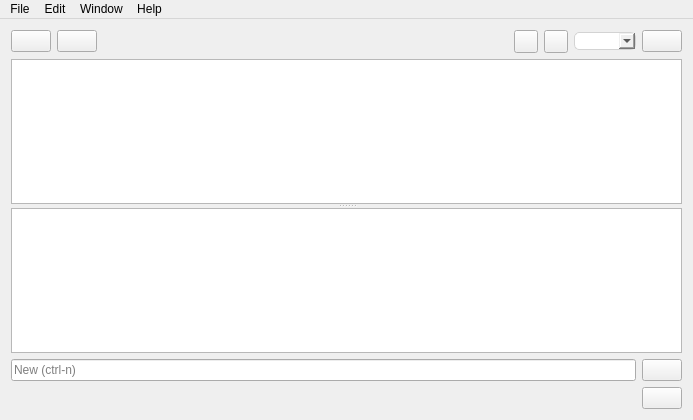
<?xml version="1.0" encoding="UTF-8"?>
<ui version="4.0">
 <class>MainWindow</class>
 <widget class="QMainWindow" name="MainWindow">
  <property name="geometry">
   <rect>
    <x>0</x>
    <y>0</y>
    <width>693</width>
    <height>420</height>
   </rect>
  </property>
  <property name="windowTitle">
   <string>Todour</string>
  </property>
  <property name="windowIcon">
   <iconset resource="resources.qrc">
    <normaloff>:/icons/todour.png</normaloff>:/icons/todour.png</iconset>
  </property>
  <property name="iconSize">
   <size>
    <width>24</width>
    <height>24</height>
   </size>
  </property>
  <property name="toolButtonStyle">
   <enum>Qt::ToolButtonIconOnly</enum>
  </property>
  <widget class="QWidget" name="centralWidget">
   <layout class="QVBoxLayout" name="verticalLayout">
    <item>
     <layout class="QHBoxLayout" name="horizontalLayout">
      <item>
       <widget class="QPushButton" name="archiveButton">
        <property name="toolTip">
         <string>Archive</string>
        </property>
        <property name="text">
         <string/>
        </property>
       </widget>
      </item>
      <item>
       <widget class="QPushButton" name="refreshButton">
        <property name="toolTip">
         <string>Refresh</string>
        </property>
        <property name="text">
         <string/>
        </property>
       </widget>
      </item>
      <item>
       <spacer name="horizontalSpacer">
        <property name="orientation">
         <enum>Qt::Horizontal</enum>
        </property>  
        <property name="sizeHint" stdset="0">
         <size>
          <width>10</width>
          <height>20</height>
         </size>
        </property>
       </spacer>
      </item>

<!-- This is the sort submenu -->
     <item>
       <widget class="QToolButton" name="btn_Alphabetical">
        <property name="toolTip">
         <string>Sorting menu</string>
        </property>
        <property name="text">
         <string/>
        </property>
        <property name="checkable">
         <bool>false</bool>
        </property>
        <widget class="QMenu" name="sortMenu">
        	<addaction name="sortAzAction"/>
        	<addaction name="sortDateAction"/>
        	<addaction name="sortInactiveAction"/>
        </widget>
        <action name="sortAzAction">
   		 <property name="text">
    	  <string>Sort alphabetically</string>
   		 </property>
   		 <property name="checkable">
   		  <bool>true</bool>
   		 </property>
  		</action>
        <action name="sortDateAction">
   		 <property name="text">
    	  <string>Sort by Input date</string>
   		 </property>
   		 <property name="checkable">
   		  <bool>true</bool>
   		 </property>
  		</action>
        <action name="sortInactiveAction">
   		 <property name="text">
    	  <string>Sort inactive last</string>
   		 </property>
   		 <property name="checkable">
   		  <bool>true</bool>
   		 </property>
  		</action>
  		
       </widget>
      </item>

<!-- This is the filter submenu -->
    <item>
       <widget class="QToolButton" name="btn_Filter">
        <property name="toolTip">
         <string>Filter Menu</string>
        </property>
        <property name="text">
         <string/>
        </property>
        <property name="checkable">
         <bool>false</bool>
        </property>
        <widget class="QMenu" name="filterMenu">
        	<addaction name="todaysViewAction"/>
        	<addaction name="respectThresholdDateAction"/>
        	<addaction name="respectThresholdContextAction"/>
        	<addaction name="thresholdDueAction"/>
        	<addaction name="hideInactiveAction"/>
        	<addaction name="showAllAction"/>
        </widget>
         <action name="todaysViewAction">
   		 <property name="text">
    	  <string>Today's view</string>
   		 </property>
   		 <property name="checkable">
   		  <bool>true</bool>
   		 </property>
  		</action>

        <action name="respectThresholdDateAction">
   		 <property name="text">
    	  <string>Respect threshold dates</string>
   		 </property>
   		 <property name="checkable">
   		  <bool>true</bool>
   		 </property>
  		</action>
        <action name="respectThresholdContextAction">
   		 <property name="text">
    	  <string>Respect threshold Contexts</string>
   		 </property>
   		 <property name="checkable">
   		  <bool>true</bool>
   		 </property>
  		</action>

        <action name="thresholdDueAction">
   		 <property name="text">
    	  <string>Hide task until reminder</string>
   		 </property>
   		 <property name="checkable">
   		  <bool>true</bool>
   		 </property>
  		</action>
        <action name="hideInactiveAction">
   		 <property name="text">
    	  <string>Hide Inactive</string>
   		 </property>
   		 <property name="checkable">
   		  <bool>true</bool>
   		 </property>
  		</action> 		
        <action name="showAllAction">
   		 <property name="text">
    	  <string>Show all tasks</string>
   		 </property>
   		 <property name="checkable">
   		  <bool>true</bool>
   		 </property>
  		</action> 		
       </widget>
      </item>
<!-- This is the filter combo box -->
      <item>
       <widget class="QComboBox" name="lineEditFilter">
        <property name="minimumSize">
         <size>
          <width>0</width>
          <height>0</height>
         </size>
        </property>
        <property name="baseSize">
         <size>
          <width>100</width>
          <height>0</height>
         </size>
        </property>
        <property name="styleSheet">
         <string notr="true">border: 1px solid lightgray;
border-radius: 5px;
</string>
        </property>
<!--        <property name="placeholderText">
         <string>search (F3)</string>
        </property>  -->
        <property name="editable">
         <bool>true</bool>
        </property>
       </widget>
      </item>
      
<!-- Context lock button -->
      <item>
       <widget class="QPushButton" name="context_lock">
        <property name="toolTip">
         <string>Lock the context</string>
        </property>
        <property name="text">
         <string/>
        </property>
        <property name="checkable">
         <bool>true</bool>
        </property>
       </widget>
      </item>
     </layout>
    </item>
    
    
    <item>
     <layout class="QVBoxLayout" name="vertLayout">
      <item>
     	 <widget class="QSplitter" name="split">
     	 	<property name="orientation">
     	 		<enum>Qt::Vertical</enum>
     	 		</property>
	     	 <layout class="QHBoxLayout" name="hlayout1">
     	 		<item>
     	  			<widget class="QTableView" name="tableView">
     	   			<property name="contextMenuPolicy">
     	    			<enum>Qt::CustomContextMenu</enum>
     	   			</property>
     	   			<property name="horizontalScrollBarPolicy">
     	    			<enum>Qt::ScrollBarAsNeeded</enum>
     	   			</property>
     	   			<property name="autoScroll">
     	    			<bool>true</bool>
     	   			</property>
     	   			<property name="alternatingRowColors">
     	    			<bool>false</bool>
     	   			</property>
     	   			<property name="textElideMode">
     	    			<enum>Qt::ElideRight</enum>
     	   			</property>
     	   			<property name="sortingEnabled">
     	    			<bool>false</bool>
     	   			</property>
     	   			<property name="wordWrap">
     	    			<bool>false</bool>
     	   			</property>
     	   			<attribute name="verticalHeaderVisible">
     	    			<bool>false</bool>
     	   			</attribute>
     	   			<attribute name="verticalHeaderHighlightSections">
     	    			<bool>false</bool>
     	   			</attribute>
     	  			</widget>
     		 	</item>
 		      <item>
  			     <widget class="QTextEdit" name="noteView">
        			<property name="contextMenuPolicy">
         			<enum>Qt::CustomContextMenu</enum>
        			</property>
        			<property name="horizontalScrollBarPolicy">
         			<enum>Qt::ScrollBarAlwaysOff</enum>
        			</property>
        			<property name="wordWrapMode">
         			<enum>QTextOption::WordWrap</enum>
        			</property>
       		  </widget>
				</item>
    		</layout>
   	 </widget>
   	 </item>

     </layout>
    </item>

    <item>
     <layout class="QHBoxLayout" name="horizontalLayout_2">
      <item>
       <widget class="QLineEdit" name="lineEditNew">
        <property name="placeholderText">
         <string>New (ctrl-n)</string>
        </property>
        <property name="clearButtonEnabled">
         <bool>true</bool>
        </property>
      </widget>
      </item>
      <item>
       <widget class="QPushButton" name="addButton">
        <property name="toolTip">
         <string>Add item</string>
        </property>
        <property name="text">
         <string/>
        </property>
       </widget>
      </item>

     </layout>
    </item>
    <item>
     <widget class="QWidget" name="newVersionView" native="true">
      <layout class="QHBoxLayout" name="horizontalLayout_4">
       <property name="spacing">
        <number>20</number>
       </property>
       <property name="leftMargin">
        <number>0</number>
       </property>
       <property name="topMargin">
        <number>0</number>
       </property>
       <property name="rightMargin">
        <number>0</number>
       </property>
       <property name="bottomMargin">
        <number>0</number>
       </property>
       <item>
        <widget class="QLabel" name="lbl_newVersion">
         <property name="text">
          <string> </string>
         </property>
        </widget>
       </item>
       <item>
        <spacer name="horizontalSpacer_2">
         <property name="orientation">
          <enum>Qt::Horizontal</enum>
         </property>
         <property name="sizeHint" stdset="0">
          <size>
           <width>40</width>
           <height>20</height>
          </size>
         </property>
        </spacer>
       </item>
       <item>
        <widget class="QPushButton" name="pb_closeVersionBar">
         <property name="text">
          <string/>
         </property>
        </widget>
       </item>
      </layout>
     </widget>
    </item>
   </layout>
  </widget>
  <widget class="QMenuBar" name="menuBar">
   <property name="geometry">
    <rect>
     <x>0</x>
     <y>0</y>
     <width>693</width>
     <height>24</height>
    </rect>
   </property>
   <widget class="QMenu" name="menuFile">
    <property name="title">
     <string>File</string>
    </property>
    <addaction name="actionSave"/>
    <addaction name="actionSettings"/>
    <addaction name="actionPrint"/>
    <addaction name="actionSync"/>
    <addaction name="actionQuit"/>
   </widget>
   <widget class="QMenu" name="menuHelp">
    <property name="title">
     <string>Help</string>
    </property>
    <addaction name="actionAbout"/>
    <addaction name="actionCheck_for_updates"/>
    <addaction name="actionManual"/>
   </widget>
   <widget class="QMenu" name="menuEdit">
    <property name="title">
     <string>Edit</string>
    </property>
    <addaction name="copyAction"/>
    <addaction name="undoAction"/>
    <addaction name="redoAction"/>
   </widget>
   <widget class="QMenu" name="menuWindow">
    <property name="title">
     <string>Window</string>
    </property>
    <addaction name="actionStay_On_Top"/>
   </widget>
   <addaction name="menuFile"/>
   <addaction name="menuEdit"/>
   <addaction name="menuWindow"/>
   <addaction name="menuHelp"/>
   <widget class="QMenu" name="rClickMenu">
    <addaction name="editAction"/>
    <addaction name="completeAction"/>
    <addaction name="deleteAction"/>
    <addaction name="postponeAction"/>
    <addaction name="duplicateAction"/>
    <addaction name="progressAction"/>
    <addaction name="dueTodayAction"/>
    <addaction name="priorityMenu"/>

 	 <widget class="QMenu" name="priorityMenu">
     <property name="title">
     <string>Priority: </string>
    </property>
    <addaction name="ApriorAction"/>
	 <addaction name="BpriorAction"/>
    <addaction name="CpriorAction"/>
    <addaction name="DpriorAction"/>
 	 </widget>
   </widget>
  </widget>
  <action name="actionSave">
   <property name="text">
    <string>Save</string>
   </property>
  </action>
  <action name="actionSync">
   <property name="text">
    <string>Synchronize</string>
   </property>
      <property name="enabled">
    <bool>false</bool>
   </property>
  </action>
  <action name="actionSettings">
   <property name="text">
    <string>Settings..</string>
   </property>
  </action>
  <action name="actionPrint">
   <property name="text">
    <string>Print</string>
   </property>
  </action>
  <action name="actionAbout">
   <property name="text">
    <string>About</string>
   </property>
  </action>
  <action name="actionCheck_for_updates">
   <property name="text">
    <string>Check for updates</string>
   </property>
  </action>
  <action name="actionQuit">
   <property name="text">
    <string>Quit</string>
   </property>
  </action>
  <action name="actionStay_On_Top">
   <property name="checkable">
    <bool>true</bool>
   </property>
   <property name="text">
    <string>Stay On Top</string>
   </property>
  </action>
  <action name="actionManual">
   <property name="text">
    <string>Manual..</string>
   </property>
  </action>
  <action name="copyAction">
   <property name="text">
    <string>Copy</string>
   </property>
  </action>
    <action name="undoAction">
   <property name="text">
    <string>Undo</string>
   </property>
   <property name="icon">
    <iconset theme="QIcon::ThemeIcon::EditUndo">
     <normaloff>icons/undo.png</normaloff>icons/undo.png</iconset>
   </property>
  </action>
    <action name="redoAction">
   <property name="text">
    <string>Redo</string>
   </property>
   <property name="icon">
    <iconset theme="QIcon::ThemeIcon::EditRedo">
     <normaloff>icons/undo.png</normaloff>icons/undo.png</iconset>
   </property>
  </action>

 
 <action name="editAction">
  <property name="text">
   <string>Edit</string>
  </property>
 </action>
 <action name="completeAction">
  <property name="text">
   <string>Complete</string>
  </property>
 </action>
 <action name="deleteAction">
  <property name="text">
   <string>Delete</string>
  </property>
 </action>
 <action name="postponeAction">
  <property name="text">
   <string>Postpone +10p</string>
  </property>
 </action>
 <action name="duplicateAction">
  <property name="text">
   <string>Duplicate</string>
  </property>
 </action>
 <action name="progressAction">
  <property name="text">
   <string>Progress +20%</string>
  </property>
 </action>
 <action name="dueTodayAction">
  <property name="text">
   <string>Assign Today</string>
  </property>
 </action>


 <action name="ApriorAction">
  <property name="text">
   <string>(A) priority</string>
  </property>
 </action>
 <action name="BpriorAction">
  <property name="text">
   <string>(B) priority</string>
  </property>
 </action>
 <action name="CpriorAction">
  <property name="text">
   <string>(C) priority</string>
  </property>
 </action>
 <action name="DpriorAction">
  <property name="text">
   <string>(D) priority</string>
  </property>
 </action> 
 </widget>
 <layoutdefault spacing="6" margin="11"/>
 <tabstops>
  <tabstop>lineEditNew</tabstop>
  <tabstop>addButton</tabstop>
  <tabstop>lineEditFilter</tabstop>
  <tabstop>archiveButton</tabstop>
  <tabstop>refreshButton</tabstop>
 </tabstops>
 <resources>
  <include location="resources.qrc"/>
 </resources>
 <connections/>
</ui>
